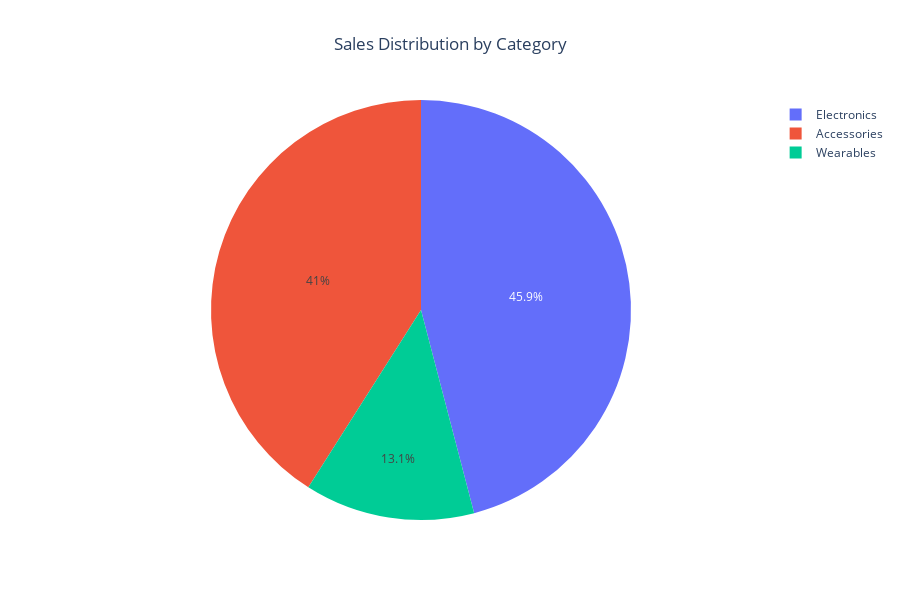

Notebook code for this chart:
### Markdown cell above
### Visualisasi2 (Pie Chart : Distribusi penjualan berdasarkan Category)

### Code cell
# Penjelasan untuk semua code visualisi akan mirip. Jadi saya persingkat.
# Grouby dan sum.
category_sales = ms.groupby("Category")["Quantity"].sum().reset_index()

# Masukkan attribute chartnya. Di sini pakai Pie Chart.
fig = px.pie(category_sales, names="Category", values="Quantity", 
             title="Sales Distribution by Category", 
             labels={"Category": "Product Category", "Quantity": "Total Quantity"})
# Posisikan title dan tambah tingginya. Walaupun tidak ada nilai yang terpotong, tinggi ditambah agar bentuk semua Chart sama.
fig.update_layout(title_x = 0.5, autosize=False, height=600)
fig.show()

### Figure 1 — Plotly figure (JSON) as saved in the notebook; plotly's stock layout.template omitted (floating-point values rounded to 4 significant figures)
{"data": [{"domain": {"x": [0, 1], "y": [0, 1]}, "hovertemplate": "Product Category=%{label}<br>Total Quantity=%{value}<extra></extra>", "labels": ["Accessories", "Electronics", "Wearables"], "legendgroup": "", "name": "", "showlegend": true, "type": "pie", "values": [996, 1116, 318]}], "layout": {"autosize": false, "height": 600, "legend": {"tracegroupgap": 0}, "title": {"text": "Sales Distribution by Category", "x": 0.5}}}
